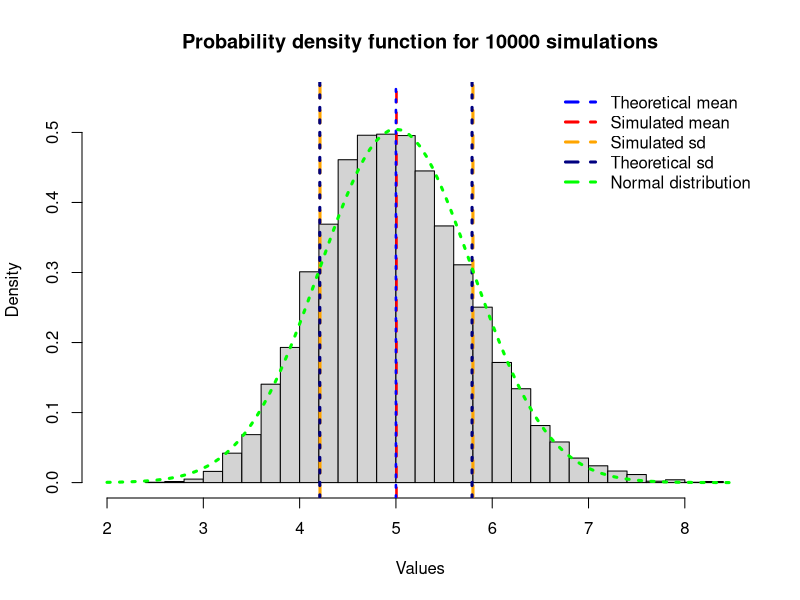

Write R code to recreate this figure.
## ---- chunk 1
knitr::opts_chunk$set(echo = TRUE)
## ---- chunk 2
set.seed(1234)
lam<-0.2
nosim<-10000
n<-40
## ---- chunk 3
sample<-matrix(rexp(n*nosim, lam), nosim)
rmean<-apply(sample,1,mean)
sim_mean<-mean(rmean)
sim_sd<-sd(rmean)
mean(rmean)
sd(rmean)
## ---- chunk 4
1/lam
1/lam/sqrt(n)
t_mean<-1/lam; t_sd<-1/lam/sqrt(n)
## ---- chunk 5
myhist <- hist(rmean, freq = FALSE, xlim = c(2, 8.5), ylim = c(0, .55), breaks=30, 
main=paste("Probability density function for",nosim,"simulations"), xlab = "Values")
abline(v = sim_mean, col = "red", lwd = 2.5, lty = 2)
abline(v = 5, col = "blue", lwd = 2.5, lty = 9)
abline(v = sim_mean+sim_sd, lwd=3, lty = 2, col="orange")
abline(v = sim_mean-sim_sd, lwd=3, lty = 2, col="orange")
abline(v = t_mean+t_sd, lwd=3, lty = 9, col="navy")
abline(v = t_mean-t_sd, lwd=3, lty = 9, col="navy")
x <- seq(min(rmean), max(rmean), length = 100) 
curve(dnorm(x, mean = t_mean, sd =t_sd), col = "green", lwd = 3, lty=3, add = TRUE)
legend('topright', c("Theoretical mean", "Simulated mean", "Simulated sd", 
"Theoretical sd", "Normal distribution"), lty=2, col=c('blue','red',"orange",
"navy", "green"), bty='n',lwd=3)
